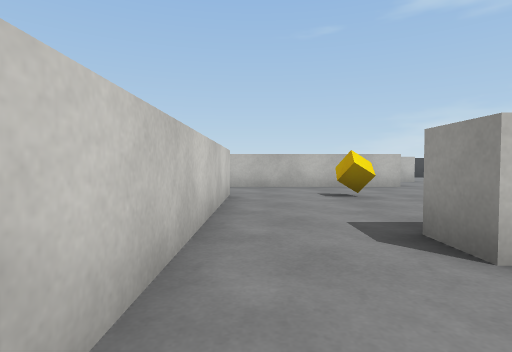
View 1 (above)

17 first-person views from a walk through a 3-D level made in the Unity game engine. The camera is 0.62 m above the floor, tilts 2° down and sees 80° across. The floor is counted in squares, 1 m on a side. Each view is taken from the middle of a square. On the plan, view 1 faces up. The plan holds only what a view shows up to about 9 squares ahead; the rest is blank. The player character is not drawn. Surface patterns are stand-ins for the level's own textures.

View 2
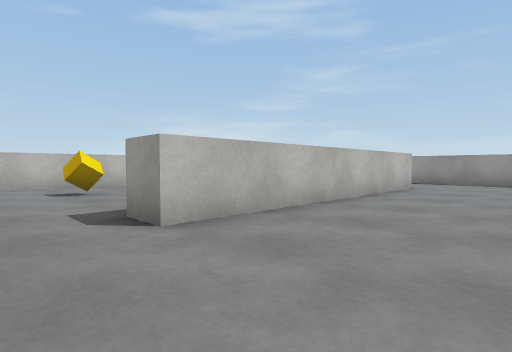

View 3
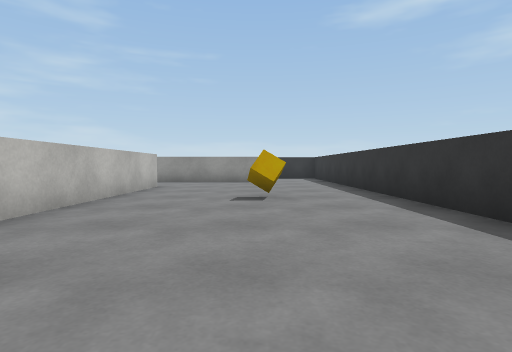

View 4
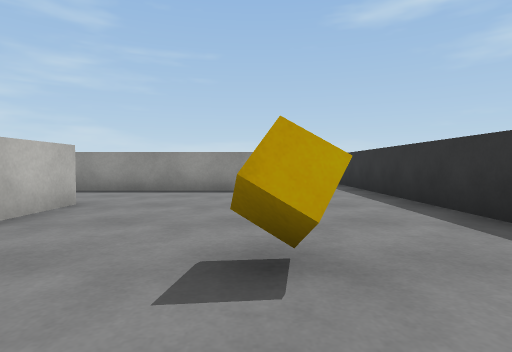

View 5
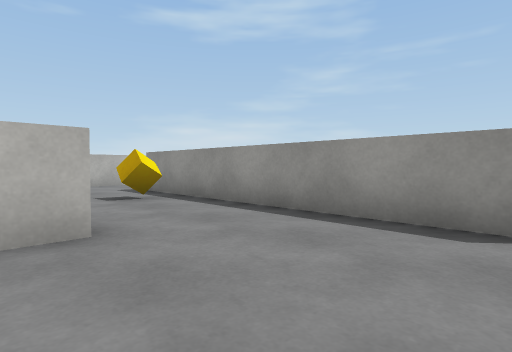

View 6
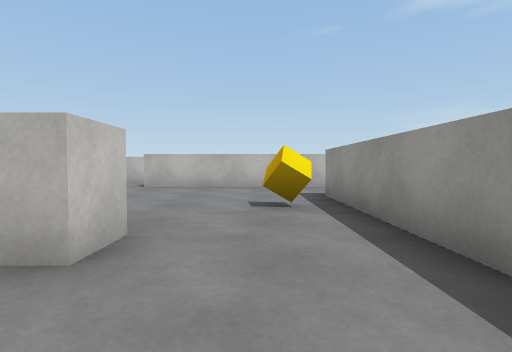

View 7
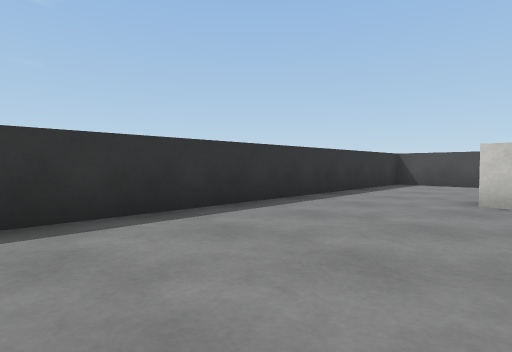

View 8
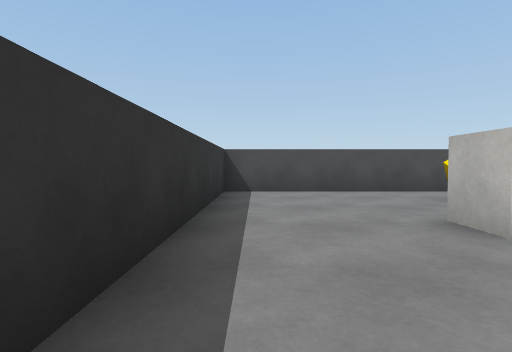

View 9
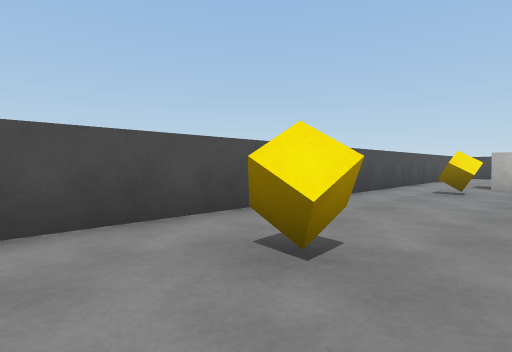

View 10
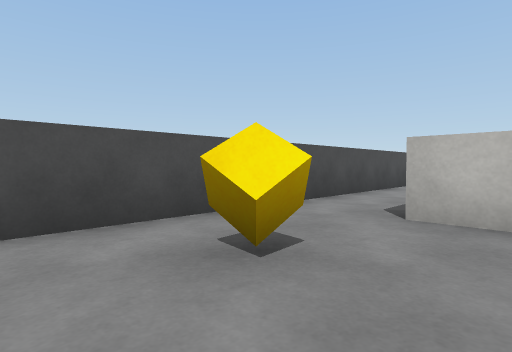

View 11
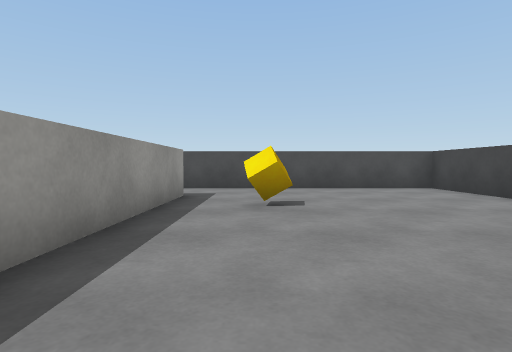

View 12
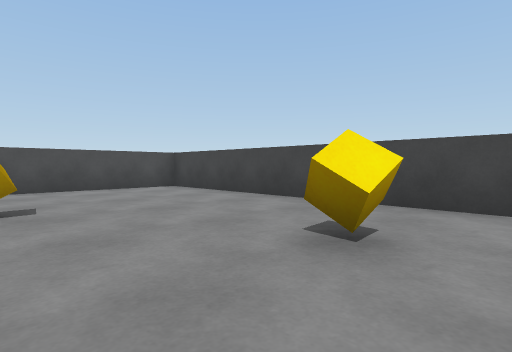

View 13
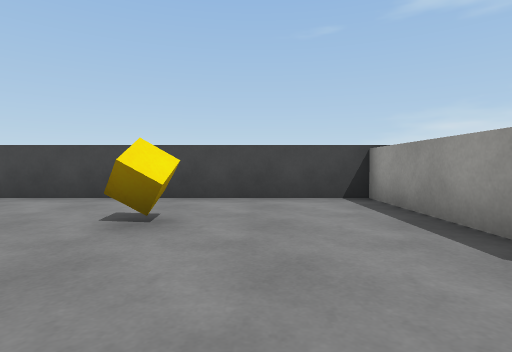

View 14
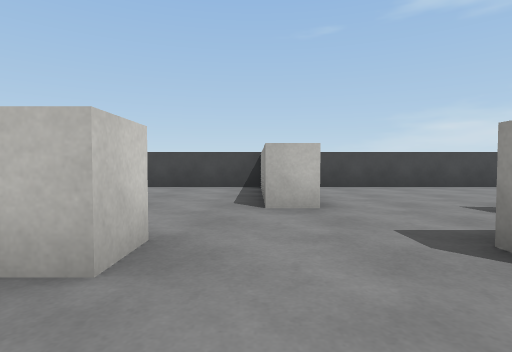

View 15
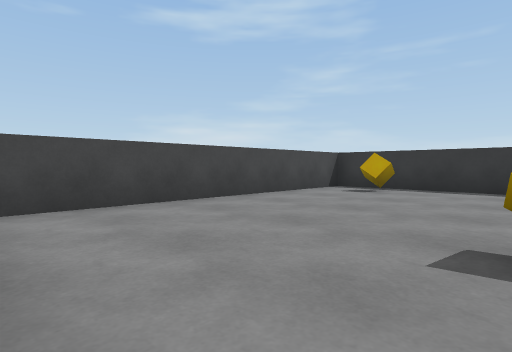

View 16
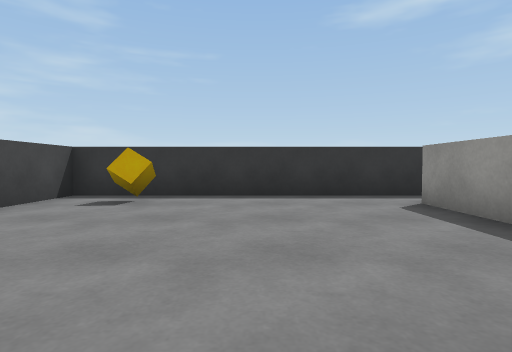

View 17
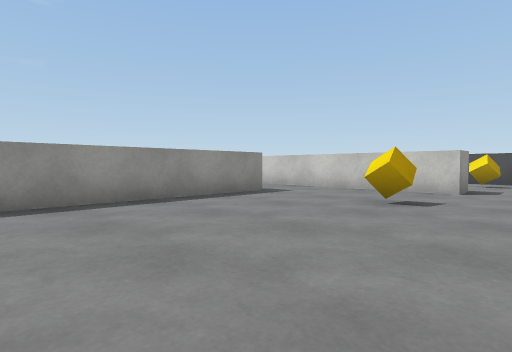

### Floor plan
Ten units are one square. View 1 is at (0, 0); x grows to the right and y downward. Boxes are objects, and circles mark ways between rooms. Rooms are numbered by the first view taken in them; rooms with no view inside come last. Other rooms are left out.
<svg viewBox="-57 -162 205 204">
<path fill="none" stroke="#000" d="M88 -28 88 -19 15 -19 15 -27 66 -27M41 -87 -8 -87M-15 -65 -6 -65 -6 9 -15 9M114 9 114 -62M-22 -87 -32 -87M-52 -22 -52 37 130 37M120 -87 68 -87M-52 -84 -52 -52M41 -96 41 -87M-32 -95 12 -95M60 -114 51 -114 51 -157 -52 -157 -52 -84M111 -93 130 -93M143 -85 143 -157 64 -157"/>
<rect x="-35" y="-15" width="10" height="10" fill="#bbb"><title>cube</title></rect>
<rect x="-35" y="-65" width="10" height="10" fill="#bbb"><title>cube</title></rect>
<rect x="15" y="-65" width="10" height="10" fill="#bbb"><title>cube</title></rect>
<rect x="55" y="5" width="10" height="10" fill="#bbb"><title>cube</title></rect>
<rect x="95" y="-55" width="10" height="10" fill="#bbb"><title>cube</title></rect>
<rect x="-25" y="-115" width="10" height="10" fill="#bbb"><title>cube</title></rect>
<rect x="15" y="-135" width="10" height="10" fill="#bbb"><title>cube</title></rect>
<rect x="85" y="-115" width="10" height="10" fill="#bbb"><title>cube</title></rect>
<rect x="125" y="-145" width="10" height="10" fill="#bbb"><title>cube</title></rect>
<circle cx="-40" cy="-90" r="3" fill="#2a7"/>
<circle cx="55" cy="-90" r="3" fill="#2a7"/>
<circle cx="65" cy="-105" r="3" fill="#2a7"/>
<text x="40" y="-30">1</text>
<text x="10" y="-120">2</text>
<text x="110" y="-120">3</text>
</svg>
Room 1 opens to room 2. Room 2 opens to room 3.

Where each view was taken, in squares from view 1:
view 1: 0 up, 0 right, facing up
view 2: 1 down, 0 right, facing up-right
view 3: 1 down, 0 right, facing right
view 4: 1 down, 4 right, facing right
view 5: 1 down, 8 right, facing up-right
view 6: 0 up, 10 right, facing up
view 7: 0 up, 5 right, facing down-left
view 8: 3 down, 2 right, facing left
view 9: 1 down, 2 left, facing up-left
view 10: 5 up, 2 left, facing up-left
view 11: 11 up, 3 right, facing left
view 12: 11 up, 3 right, facing up-left
view 13: 10 up, 3 right, facing up
view 14: 7 up, 5 right, facing up
view 15: 11 up, 6 right, facing up-right
view 16: 12 up, 8 right, facing right
view 17: 8 up, 7 right, facing down-left
